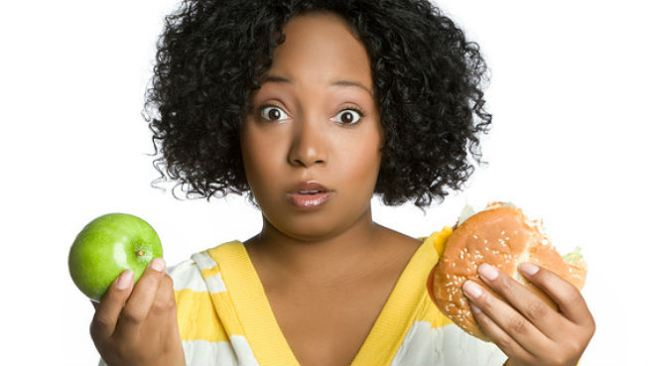
#> input picture Burger_Skin.jpg, 650 x 366 px; its folder holds 3 pictures in this run
$ jupyter execute --allow-errors 'Skin color.ipynb'   (shell and % lines are left out)   (Python 2 division)
#> lines starting #> are read from the running program, lines starting #| are printed output that depends on the picture; after the words box and inside, x2 and y2 are one past the last pixel; in counts of white or black regions, pixels touching at a corner belong together
[cell 1]
# Import standard libraries
from os import chdir
from glob import glob

[cell 2]
# Import common libraries
import matplotlib.image as mpimg
import matplotlib.pyplot as plt
from matplotlib.widgets import Slider, Button
from matplotlib.ticker import NullFormatter
import numpy as np
import pylab as py
from scipy import ndimage, fftpack
import Image
from skimage import filter, morphology, exposure, color, measure, img_as_float
import pandas as pd


#import pyfits

[cell 3]
# Get list of files
chdir('/Users/Maurizio/Data_science/git/FoodvSkin/')
files = glob('*.jpg')
img = mpimg.imread(files[1])
#> img is the input picture: shape (366, 650, 3); mean R, G, B 192.1, 177.2, 156.3

[cell 4]
def rgb_to_ycbcr(R, G, B):
    y = 0.299*R + 0.587*G + 0.114*B
    cr = R - y + 128
    cb = B - y + 128
    return y, cb, cr

[cell 5]
############ COLOR SPACE ############

#Define thresholds in YCbCr color space
y_min = 80
cb_min = 77
cb_max = 135
cr_min = 133
cr_max = 185

#Get R G B channels
R = img[:,:,0].astype('f')
G = img[:,:,1].astype('f')
B = img[:,:,2].astype('f')

#Transform R G B in Y Cb Cr
[y, cb, cr] = rgb_to_ycbcr(R,G,B)

#Apply ycbcr thresholding
img_cbcr = (y>y_min)&(cb>cb_min)&(cb<cb_max)&(cr>cr_min)&(cr<cr_max)
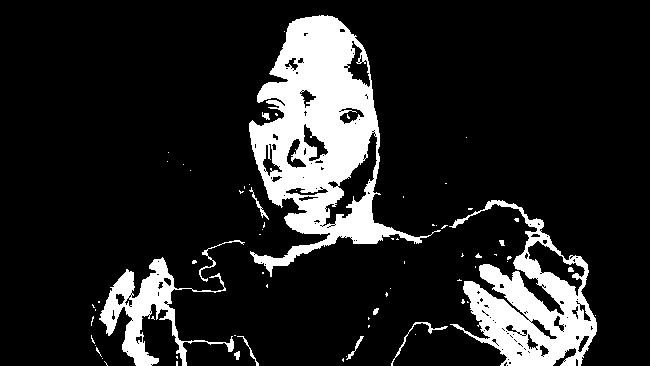
#> img_cbcr: shape (366, 650) bool; 14.4% white; 71 white regions (57 under 20 px), largest, box (x1, y1, x2, y2) and area: (249, 15, 441, 277) 19407, (449, 200, 597, 366) 9693, (99, 257, 234, 366) 4057

#Adaptive equalization
#http://scikit-image.org/docs/dev/auto_examples/plot_equalize.html
img_adapteq = exposure.equalize_adapthist(img)
R_adapteq = img_adapteq[:,:,0]*255
G_adapteq = img_adapteq[:,:,1]*255
B_adapteq = img_adapteq[:,:,2]*255

#Transform R G B from the equalized image in Y Cb Cr space
[y_adapteq, cb_adapteq, cr_adapteq] = rgb_to_ycbcr(R_adapteq,G_adapteq,B_adapteq)
#> in rgb_to_ycbcr (call 2), `cb = B - y + 128`:
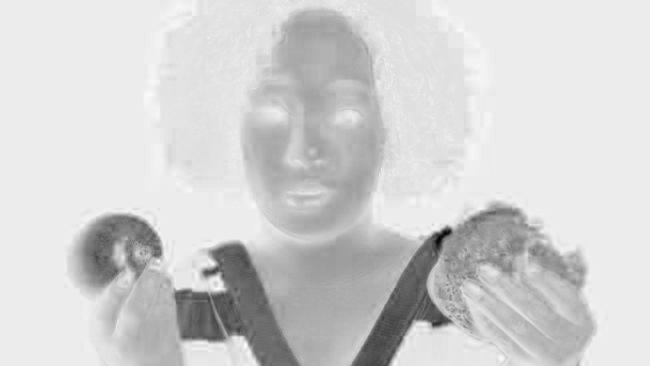
#> cb: shape (366, 650) float64; min -52.34, max 141.7, mean 107.6; drawn with min black and max white

#Apply ycbcr thresholding
img_cbcr_adapteq = (y_adapteq>y_min)&(cb_adapteq>cb_min)&(cb_adapteq<cb_max)&(cr_adapteq>cr_min)&(cr_adapteq<cr_max)
#> img_cbcr_adapteq: shape (366, 650) bool; 17% white; 189 white regions (161 under 20 px), largest, box (x1, y1, x2, y2) and area: (249, 10, 382, 233) 16011, (449, 200, 597, 366) 8590, (252, 224, 417, 366) 8099

#Show the images
fig, ax = plt.subplots(3)
ax[0].imshow(img[::-1])
ax[1].imshow(img_cbcr[::-1], cmap='gray')
ax[2].imshow(img_cbcr_adapteq[::-1], cmap='gray')

[cell 6]
############ IMAGE MORPHOLOGY ############

#Define a 3x3 array with connectivity 2, in which all elements of the array are True
#http://docs.scipy.org/doc/scipy/reference/ndimage.html#module-scipy.ndimage.morphology
struct1 = ndimage.generate_binary_structure(2, 2)

#Dilate image
img_dilated = img_cbcr_adapteq.copy()
ndimage.morphology.binary_dilation(img_cbcr_adapteq, iterations=1, structure=struct1, output = img_dilated)

#Fill holes in the image
img_filled = ndimage.morphology.binary_fill_holes(img_dilated)
#> img_filled: shape (366, 650) bool; 25% white; 75 white regions (34 under 20 px), largest, box (x1, y1, x2, y2) and area: (251, 199, 598, 366) 26950, (248, 9, 383, 234) 22296, (102, 239, 261, 366) 6986
#> img_dilated: shape (366, 650) bool; 21.8% white; 76 white regions (35 under 20 px), largest, box (x1, y1, x2, y2) and area: (251, 199, 598, 366) 22211, (248, 9, 383, 234) 19353, (102, 239, 261, 366) 6967

#Erode image
img_eroded = img_filled.copy()
ndimage.morphology.binary_erosion(img_filled, iterations = 2, structure = struct1, output = img_eroded)

#Draw the different steps of image processing in one plot
fig, ax = plt.subplots(2,2)
ax[0,0].imshow(img_cbcr[::-1],cmap='gray')
ax[0,1].imshow(img_dilated[::-1],cmap='gray')
ax[1,0].imshow(img_filled[::-1],cmap='gray')
ax[1,1].imshow(img_eroded[::-1],cmap='gray')

[cell 7]
############ FEATURE DEFINITION ############

#Labeling and counting shapes in an image
#http://pythonvision.org/basic-tutorial

img_gaussian = ndimage.gaussian_filter(img_eroded,1)
#> img_gaussian: shape (366, 650) bool; 15% white; 5 white regions (1 under 20 px), largest, box (x1, y1, x2, y2) and area: (256, 16, 376, 227) 16599, (266, 233, 408, 360) 8956, (454, 237, 591, 358) 7328, (120, 265, 181, 360) 2884
#> img_eroded: shape (366, 650) bool; 19.8% white; 55 white regions (45 under 20 px)
labeled, shapes = ndimage.label(img_gaussian > 0)
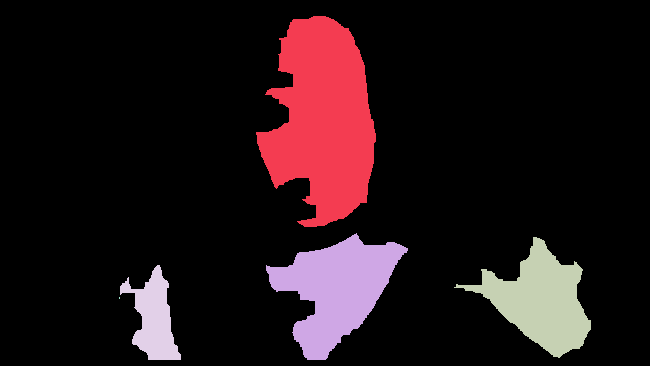
#> labeled: shape (366, 650) int32; 6 distinct labels, from 0 to 5; one colour per label, 0 black
#> shapes = 5
fig, ax = plt.subplots()
ax.imshow(labeled[::-1])

props = measure.regionprops(labeled)
#> props = 5 regions; box (x1, y1, x2, y2) and area: (256, 16, 376, 227) 16599, (266, 233, 408, 360) 8956, (454, 237, 591, 358) 7328, (120, 265, 181, 360) 2884, (119, 297, 120, 299) 2

img_size = (labeled.shape)[0]*(labeled.shape)[1]
#> img_size = 237900

labels_df = pd.DataFrame(columns=['label_number', 'area_covered', 'density_cbcr', 'hwratio', 'density_hull', 'circularity'])

for label in range(1, shapes+1):
    density = float(((labeled==label)&img_cbcr).sum())/float((labeled==label).sum())
    #defines a region of interest if at least 50% of its pixels are skin color, but less than 100%,
    #and if the area is bigger than an arbritary number
    if density>0.5 and density<1 and props[label-1].area > 50:

        density_cbcr = density
        area_covered = props[label-1].area/img_size
        hwratio = props[label-1].major_axis_length/props[label-1].minor_axis_length
        density_hull = props[label-1].solidity
        circularity = props[label-1].eccentricity
        labels_df.loc[len(labels_df.index)] = [label, area_covered, density_cbcr, hwratio, density_hull, circularity]
#> this loop made 5 passes
#> density on passes 2, 4, 5: 0.0163, 0.486, 0
#num_labels = len(labels_df.index)

m = 0
fig, ax = plt.subplots(len(labels_df.index))
for n in labels_df['label_number']:
    ax[m].imshow(labeled[::-1]==n, cmap = 'gray')
    m += 1
#> after the loop, m = 2
#py.imshow(labeled==label, cmap = 'gray')
#plt.contour(labeled==1)
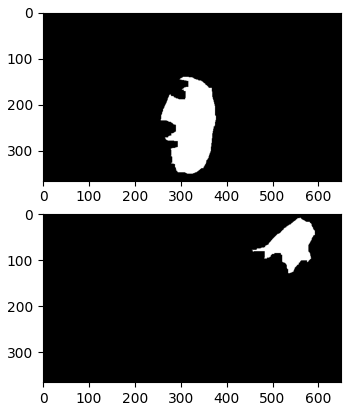
#> figure drawn by matplotlib, 2 panels

[cell 8]
labels_df

# Code not useful at the moment

[cell 9]
# Contrast stretching
p2, p98 = np.percentile(img, (2, 98))
#> p2 = 11; p98 = 255
img_rescale = exposure.rescale_intensity(img, in_range=(p2, p98))

# Equalization
img_eq = exposure.equalize_hist(img)

# Adaptive Equalization
img_adapteq = exposure.equalize_adapthist(img, clip_limit=0.03)
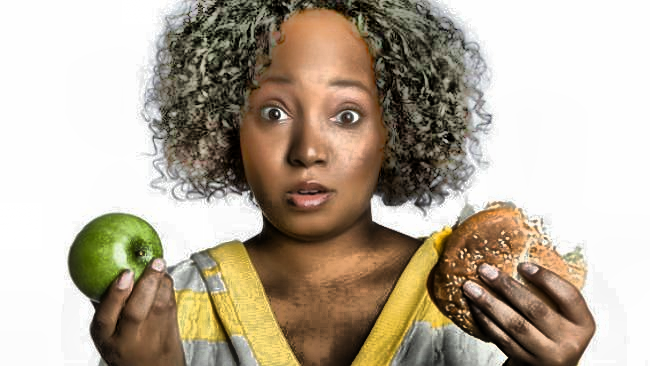
#> img_adapteq: shape (366, 650, 3) float64; mean R, G, B 0.717, 0.67, 0.602

# Display results
fig, axes = plt.subplots(nrows=2, ncols=4, figsize=(8, 5))

#> (the rest of this cell did not finish here and is left out)

[cell 10]
# [25 lines left out: function plot_img_and_hist, not called in this run]

[cell 11]
#Define thresholds in YCbCr color space
y_min = 80
cb_min = 77
cb_max = 135
cr_min = 133
cr_max = 185

#Get R G B channels
R = img[:,:,0].astype('f')
G = img[:,:,1].astype('f')
B = img[:,:,2].astype('f')

#plt.hist(img.ravel(), bins=256, histtype='step', color='black')

####################
# Contrast stretching
p2, p98 = np.percentile(R, (2, 98))
#> p2 = 16
print p2, p98
#| 16.0 255.0
r_rescale = exposure.rescale_intensity(R, in_range=(p2, p98))

p2, p98 = np.percentile(G, (2, 98))
#> p2 = 14
g_rescale = exposure.rescale_intensity(G, in_range=(p2, p98))

p2, p98 = np.percentile(B, (2, 98))
#> p2 = 7
b_rescale = exposure.rescale_intensity(B, in_range=(p2, p98))

img_res = img.copy()
img_res[:,:,0] = r_rescale
img_res[:,:,1] = g_rescale
img_res[:,:,2] = b_rescale

#plt.hist(img_res.ravel(), bins=256, histtype='step', color='black')

y_rescale = 0.299*r_rescale + 0.587*g_rescale + 0.114*b_rescale
cr_rescale = r_rescale - y_rescale
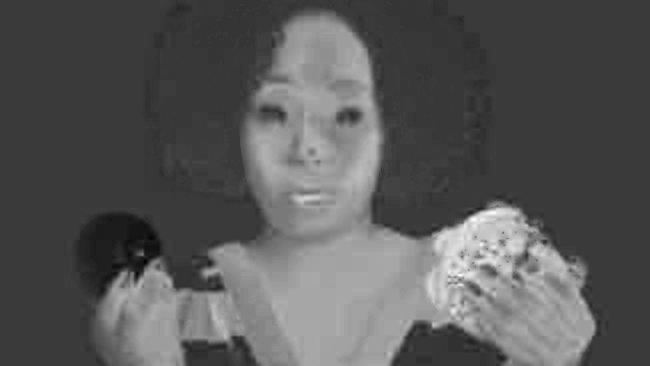
#> cr_rescale: shape (366, 650) float32; min -0.0978, max 0.329, mean 0.0503; drawn with min black and max white
cb_rescale = b_rescale - y_rescale
#print y_rescale.min(), y_rescale.max(), cb_rescale.min(), cb_rescale.max(), cr_rescale.min(), cr_rescale.max()

img_adapteq = exposure.equalize_adapthist(img, clip_limit=0.03)
y_adapt = 0.299*img_adapteq[:,:,0] + 0.587*img_adapteq[:,:,1] + 0.114*img_adapteq[:,:,2]
cr_adapt = img_adapteq[:,:,0] - y_adapt + 128
cb_adapt = img_adapteq[:,:,2] - y_adapt + 128

#print y_adapt.min(), y_adapt.max()

###################

img_cbcr_rescale = img[:,:,0].copy()
img_cbcr_rescale = (y_rescale>0.314)&(cb_rescale>0.302)&(cb_rescale<0.529)&(cr_rescale>0.522)&(cr_rescale<0.725)
#> img_cbcr_rescale: shape (366, 650) bool; every value is 0

#ax[1].imshow(img_cbcr_rescale[::-1], cmap='gray')

img_cbcr_adapt = (y_adapt>y_min)&(cb_adapt>cb_min)&(cb_adapt<cb_max)&(cr_adapt>cr_min)&(cr_adapt<cr_max)
#ax[1].imshow(img_cbcr_adapt[::-1], cmap='gray')

[cell 12]
#Normalize R G B channels
r = np.divide(R,(R+G+B))
g = np.divide(G,(R+G+B))
b = np.divide(B,(R+G+B))
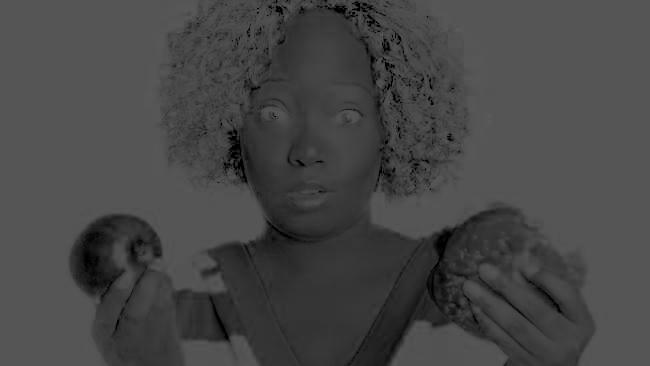
#> b: shape (366, 650) float32; min 0, max 0.386, mean 0.277

#Define alpha beta and gamma for r g b thresholding
alpha = (3*b*(r**2))/((r+g+b)**3)
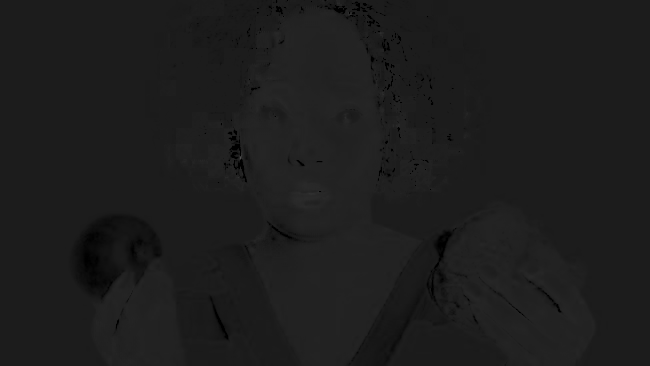
#> alpha: shape (366, 650) float32; min 0, max 0.315, mean 0.116
beta = (r+g+b)/(3*r) + (r-g)/(r+g+b)
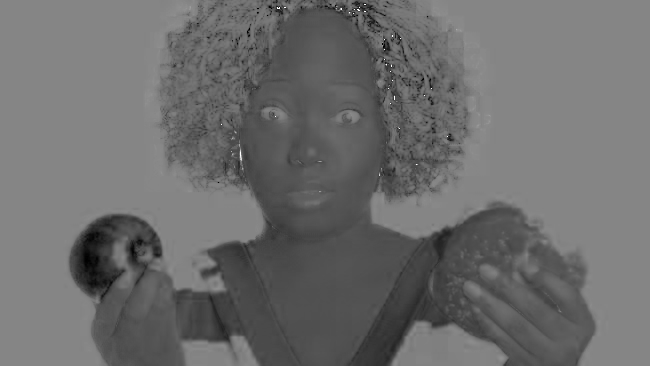
#> beta: shape (366, 650) float32; 0% of the values are NaN or infinite; the others: min 0.633, max 1.33, mean 0.934; drawn with min black, max white, NaN and infinite black
gamma = (r*b+(g**2))/(g*b)
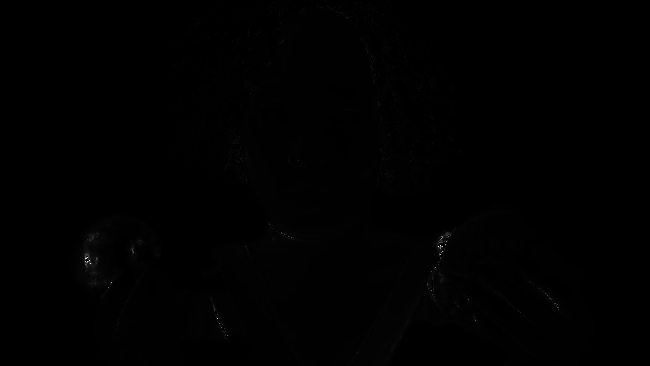
#> gamma: shape (366, 650) float32; 0.39% of the values are NaN or infinite; the others: min 1.76, max 168.4, mean 2.54; drawn with min black, max white, NaN and infinite black

#Define thresholds in r g b color space
alpha0 = 0.1276
beta0 = 0.9498
gamma0 = 2.7775

#Plot r g b skin pixels
img_rgb = img[:,:,0].copy()
img_rgb = (alpha>alpha0)&(beta<=beta0)&(gamma<=gamma0)

ax[1].imshow(img_rgb[::-1],cmap='gray')
